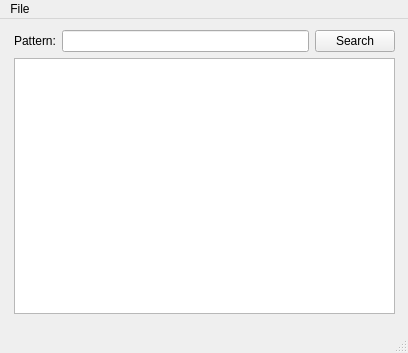
<?xml version="1.0" encoding="UTF-8"?>
<ui version="4.0">
 <class>WordFinder</class>
 <widget class="QMainWindow" name="WordFinder">
  <property name="geometry">
   <rect>
    <x>0</x>
    <y>0</y>
    <width>408</width>
    <height>353</height>
   </rect>
  </property>
  <property name="windowTitle">
   <string>WordFinder</string>
  </property>
  <widget class="QWidget" name="centralwidget">
   <widget class="QWidget" name="verticalLayoutWidget">
    <property name="geometry">
     <rect>
      <x>14</x>
      <y>11</y>
      <width>381</width>
      <height>284</height>
     </rect>
    </property>
    <layout class="QVBoxLayout" name="verticalLayout">
     <item>
      <layout class="QHBoxLayout" name="horizontalLayout">
       <item>
        <widget class="QLabel" name="labPattern">
         <property name="text">
          <string>Pattern:</string>
         </property>
        </widget>
       </item>
       <item>
        <widget class="QLineEdit" name="lePattern"/>
       </item>
       <item>
        <widget class="QPushButton" name="btSearch">
         <property name="text">
          <string>Search</string>
         </property>
        </widget>
       </item>
      </layout>
     </item>
     <item>
      <widget class="QPlainTextEdit" name="teText"/>
     </item>
    </layout>
   </widget>
  </widget>
  <widget class="QMenuBar" name="menubar">
   <property name="geometry">
    <rect>
     <x>0</x>
     <y>0</y>
     <width>408</width>
     <height>25</height>
    </rect>
   </property>
   <widget class="QMenu" name="menuFile">
    <property name="title">
     <string>File</string>
    </property>
    <addaction name="actionLoad"/>
    <addaction name="actionQuit"/>
   </widget>
   <addaction name="menuFile"/>
  </widget>
  <widget class="QStatusBar" name="statusbar"/>
  <action name="actionLoad">
   <property name="text">
    <string>Load...</string>
   </property>
  </action>
  <action name="actionQuit">
   <property name="text">
    <string>Quit</string>
   </property>
  </action>
 </widget>
 <resources/>
 <connections/>
</ui>
